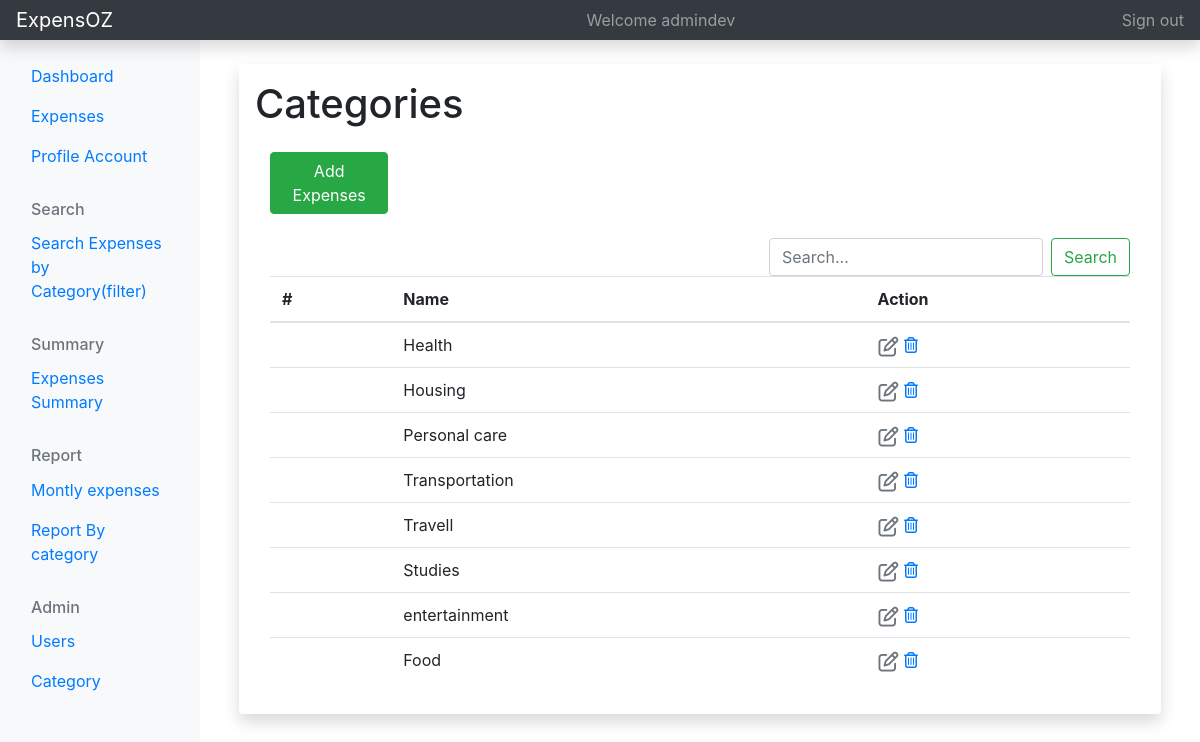
The app's page /expense/listcate/ (signed in) with its own data.
### expense/models.py (models this page shows, shortened)
class Category(models.Model):
    name=models.CharField(max_length=200)
    class Meta:
        verbose_name_plural = 'categories'

### expense/views.py (the view)
# urls.py: path('listcate/', CategoryListView.as_view(),name="category-list"),
class CategoryListView(ListView):
	model = Category
	template_name = 'expense/category_list.html'
	context_object_name = 'categories'

### expense/templates/expense/category_list.html (shortened to what this page needs)
{% extends 'expense/base.html'%}
{% load crispy_forms_tags %}
{% block content %}
<link rel="stylesheet" href=" https://cdnjs.cloudflare.com/ajax/libs/font-awesome/6.0.0-beta2/css/all.min.css">
<div class="container mt-4">
<div class="shadow p-3 mb-5 bg-white rounded">
<h1 class="page-header">Categories</h1>
<div class="col-md-2 mt-4">
  <a href="{% url 'add-category' %}" <button type="button" class="btn btn-success">Add Expenses</button></a>
</div>
<div class="container mt-4">
<form class="form-inline my-2  my-lg-0" method='GET' action="{% url 'search-cate' %}">
    <input class="form-control mr-sm-2" type="search" placeholder="Search..." aria-label="Search" name='search'/>
    <button class="btn btn-outline-success my-2 my-sm-0" type="submit">Search</button>
  </form>
<table class="table">
  <thead>
      <tr>
        <th scope="col">#</th>
          <th scope="col">Name</th>
            <th scope="col">Action</th>
      </tr>
  </thead>
  <tbody>
    {% for category in categories%}
    <tr>
        <td> </td>
      <td>   {{category.name}}</td>
      <td>
        <a href="{% url 'category-update' category.id %}" class="btn text-secondary px-0">  <i class="far fa-edit fa-lg"></i></a>
        <a class="delete" title="Delete" data-toggle="tooltip" href="{% url 'category-delete' category.id %}"><i class="far fa-trash-alt"></i></a>
      </td>
    </tr>
  {% endfor%}
  </tbody>
</table>
</div>
</div>
{% endblock %}

### expense/templates/expense/base.html (shortened to what this page needs)
<html lang="en">
  <head>
    <link rel="stylesheet"  href="https://cdn.jsdelivr.net/npm/bootstrap@4.6.0/dist/css/bootstrap.min.css">
  <link rel="stylesheet" href=" https://cdnjs.cloudflare.com/ajax/libs/font-awesome/6.0.0-beta2/css/all.min.css">
  <link rel="stylesheet" href=" https://cdnjs.cloudflare.com/ajax/libs/font-awesome/6.0.0-beta2/css/all.min.css">
  </head>
  <body>
<header class="navbar navbar-dark sticky-top bg-dark flex-md-nowrap p-0 shadow">
  <a class="navbar-brand col-md-3 col-lg-2 me-0 px-3" href="#">ExpensOZ</a>
  <div class="navbar-nav">
    <div class="nav-item text-nowrap">
      <a class="nav-link px-3">Welcome {{user}}</a>
    </div>
  </div>
  <div class="navbar-nav">
    <div class="nav-item text-nowrap">
      <a class="nav-link px-3" href="{% url 'logout'%}">Sign out</a>
    </div>
  </div>
</header>
<div class="container-fluid">
  <div class="row">
  {%  include 'partials/_sidebar.html' %}
    <main class="col-md-9 ms-sm-auto col-lg-10 px-md-4">
      {% block content %}
      {% endblock  %}
    </main>
  </div>
</div>
  </body>
</html>

### expense/templates/expense/category_list.html (style rules this page uses)
.form-inline { float:right }
.btn-success { top:5px }

### records on screen
Category: name "Health"
Category: name "Housing"
Category: name "Personal care"
Category: name "Transportation"
Category: name "Travell"
Category: name "Studies"
Category: name "entertainment"
Category: name "Food"

### other values on screen
{{ user }} "admindev"
